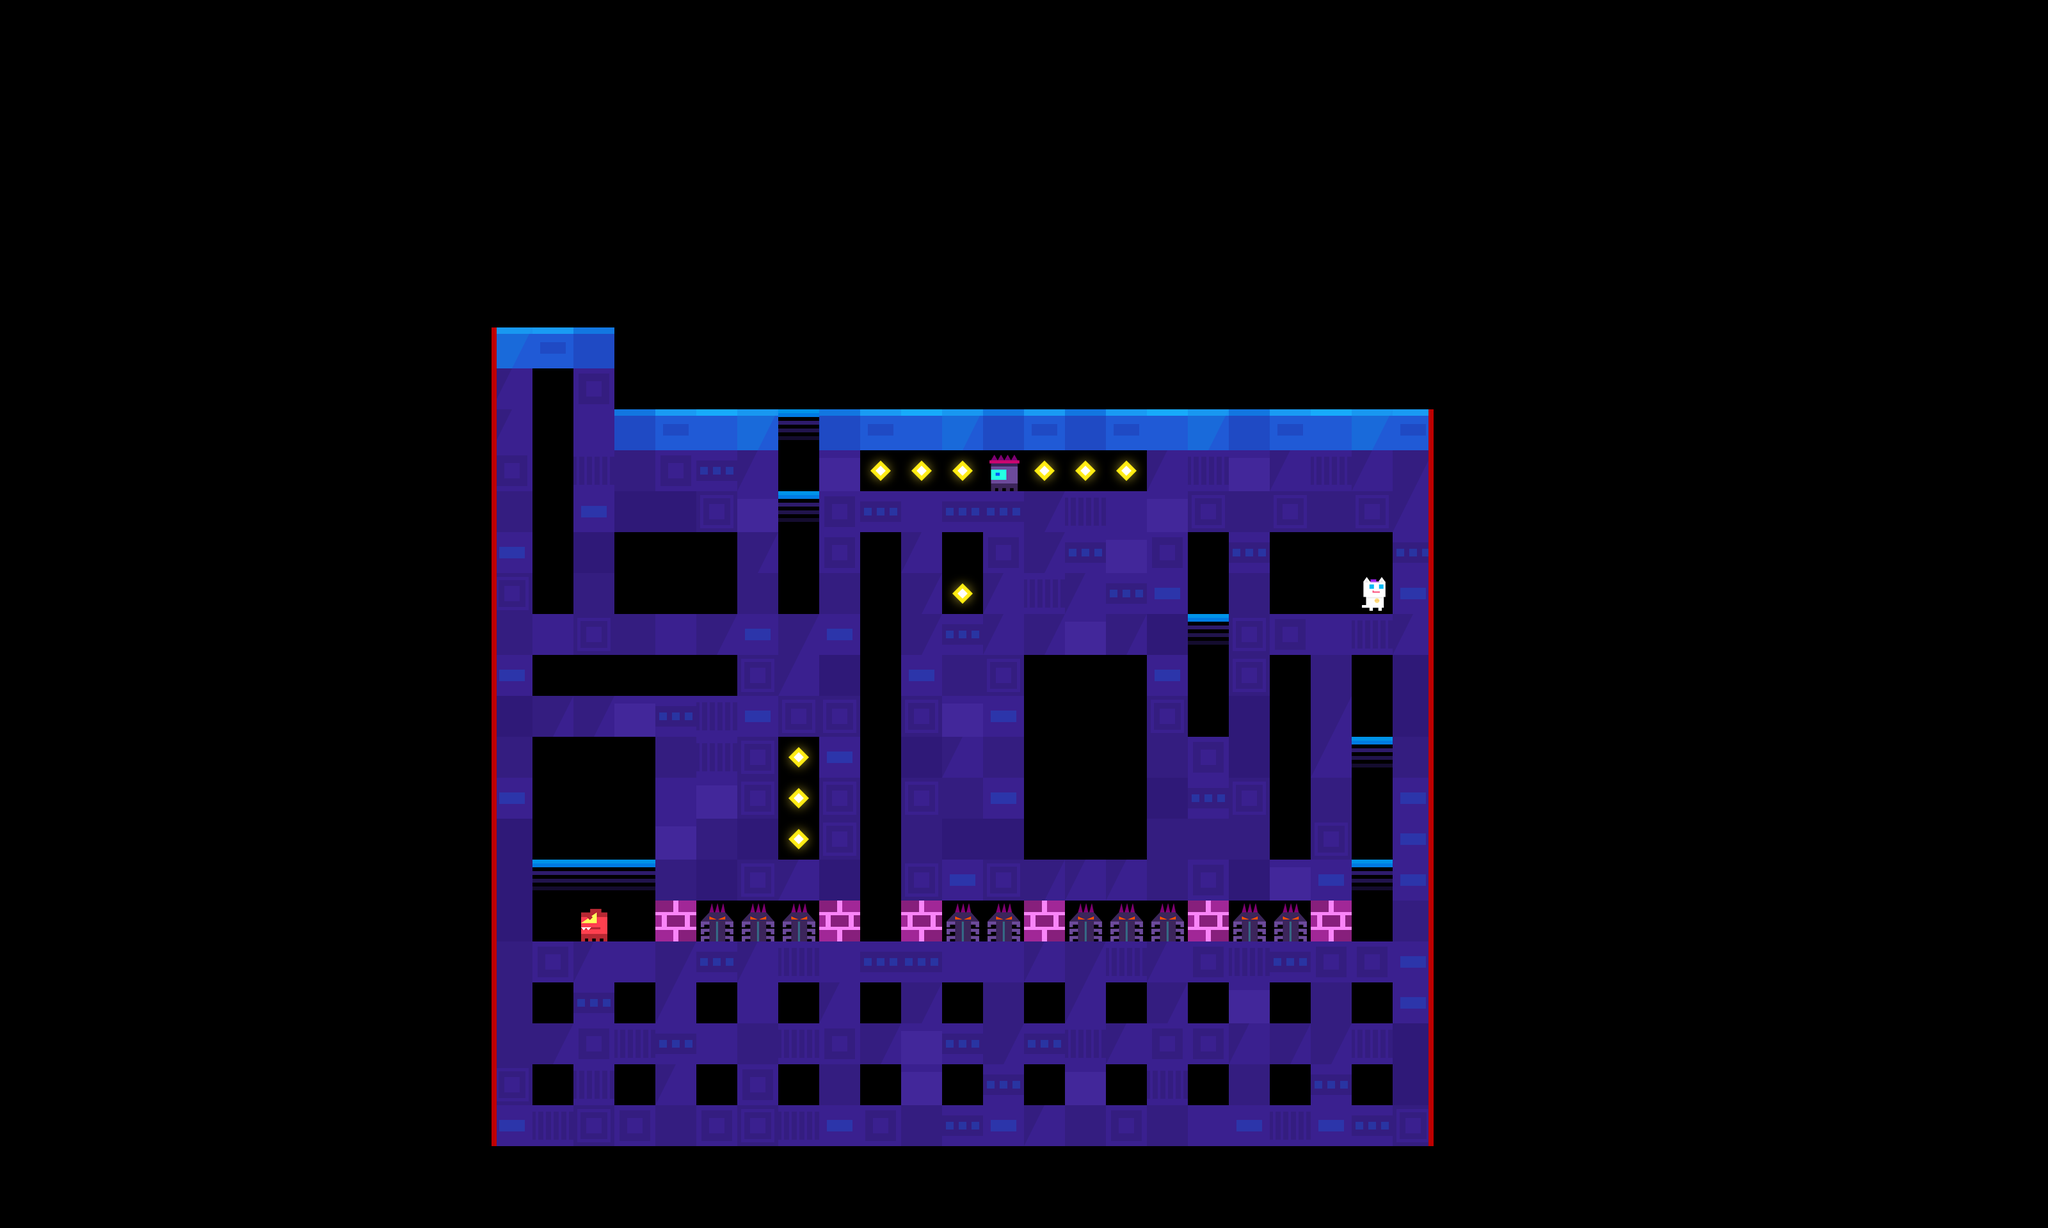

Rendered tile map (Tiled .tmx) drawn with the repository's tilesets; below, a short description and the map source with its tile grids summarised:
An orthogonal 50x30 tile map with 64x64 px tiles, 2 tile layers (main, dangerous) and 101 objects (42x CameraYFreeze, 42x DeadZone, 2x Event, player, npc, ...).

<map version="1.0" orientation="orthogonal" renderorder="right-down" width="50" height="30" tilewidth="64" tileheight="64" nextobjectid="2128">
 <properties>
  <property name="ArmorSlimeHawk" value="1" />
  <property name="SusliksHawk" value="10" />
  <property name="bg" value="lyBG8" />
  <property name="bgm" value="bgm_mini" />
  <property name="dogSlime" value="1" />
 </properties>
 <tileset firstgid="1" name="forest" tilewidth="70" tileheight="70">
  <tileoffset x="-3" y="3" />
  <image source="forest.png" width="700" height="980" />
 </tileset>
 <layer name="main" width="50" height="30">
  <data>[1500 cells, 323 non-empty, 24 distinct tile ids]</data>
 </layer>
 <objectgroup name="objConfig">
  <object id="2019" type="player" gid="120" x="1024" y="640" />
  <object id="2066" type="npc" gid="102" x="2112" y="960" />
 </objectgroup>
 <objectgroup name="triggerConfig">
  <object id="2040" name="coinList1" type="ShowCoins" gid="105" x="1472" y="960" />
  <object id="2041" type="CameraYFreeze" gid="103" x="2240" y="1600" />
  <object id="2042" type="DeadZone" gid="104" x="2240" y="1856" />
  <object id="2043" type="CameraYFreeze" gid="103" x="2304" y="1600" />
  <object id="2044" type="DeadZone" gid="104" x="2304" y="1856" />
  <object id="2045" type="CameraYFreeze" gid="103" x="2432" y="1600" />
  <object id="2046" type="CameraYFreeze" gid="103" x="2368" y="1600" />
  <object id="2047" type="DeadZone" gid="104" x="2432" y="1856" />
  <object id="2048" type="DeadZone" gid="104" x="2368" y="1856" />
  <object id="2049" type="CameraYFreeze" gid="103" x="2560" y="1600" />
  <object id="2050" type="CameraYFreeze" gid="103" x="2496" y="1600" />
  <object id="2051" type="DeadZone" gid="104" x="2560" y="1856" />
  <object id="2052" type="DeadZone" gid="104" x="2496" y="1856" />
  <object id="2053" type="CameraYFreeze" gid="103" x="640" y="1600" />
  <object id="2054" type="CameraYFreeze" gid="103" x="448" y="1600" />
  <object id="2055" type="CameraYFreeze" gid="103" x="384" y="1600" />
  <object id="2056" type="CameraYFreeze" gid="103" x="704" y="1600" />
  <object id="2057" type="CameraYFreeze" gid="103" x="576" y="1600" />
  <object id="2058" type="DeadZone" gid="104" x="448" y="1856" />
  <object id="2059" type="CameraYFreeze" gid="103" x="512" y="1600" />
  <object id="2060" type="DeadZone" gid="104" x="640" y="1856" />
  <object id="2061" type="DeadZone" gid="104" x="384" y="1856" />
  <object id="2062" type="DeadZone" gid="104" x="576" y="1856" />
  <object id="2063" type="DeadZone" gid="104" x="704" y="1856" />
  <object id="2064" type="DeadZone" gid="104" x="512" y="1856" />
  <object id="2065" name="Story1" type="Event" gid="101" x="1984" y="960" />
  <object id="2067" name="Story1" type="Event" gid="101" x="2048" y="960" />
  <object id="2068" type="DeadZone" gid="104" x="2304" y="960" />
  <object id="2069" type="DeadZone" gid="104" x="2560" y="960" />
  <object id="2070" type="DeadZone" gid="104" x="2240" y="960" />
  <object id="2071" type="CameraYFreeze" gid="103" x="2368" y="704" />
  <object id="2072" type="CameraYFreeze" gid="103" x="2304" y="704" />
  <object id="2073" type="CameraYFreeze" gid="103" x="2432" y="704" />
  <object id="2074" type="CameraYFreeze" gid="103" x="2560" y="704" />
  <object id="2075" type="DeadZone" gid="104" x="2496" y="960" />
  <object id="2076" type="DeadZone" gid="104" x="2368" y="960" />
  <object id="2077" type="DeadZone" gid="104" x="2432" y="960" />
  <object id="2078" type="CameraYFreeze" gid="103" x="2496" y="704" />
  <object id="2079" type="CameraYFreeze" gid="103" x="2240" y="704" />
  <object id="2080" type="DeadZone" gid="104" x="2816" y="1856" />
  <object id="2081" type="CameraYFreeze" gid="103" x="2624" y="1600" />
  <object id="2082" type="CameraYFreeze" gid="103" x="2688" y="1600" />
  <object id="2083" type="CameraYFreeze" gid="103" x="2816" y="1600" />
  <object id="2084" type="DeadZone" gid="104" x="2752" y="1856" />
  <object id="2085" type="DeadZone" gid="104" x="2624" y="1856" />
  <object id="2086" type="DeadZone" gid="104" x="2688" y="1856" />
  <object id="2087" type="CameraYFreeze" gid="103" x="2752" y="1600" />
  <object id="2088" type="DeadZone" gid="104" x="2816" y="960" />
  <object id="2089" type="DeadZone" gid="104" x="2752" y="960" />
  <object id="2090" type="DeadZone" gid="104" x="2688" y="960" />
  <object id="2091" type="CameraYFreeze" gid="103" x="2752" y="704" />
  <object id="2092" type="CameraYFreeze" gid="103" x="2624" y="704" />
  <object id="2093" type="CameraYFreeze" gid="103" x="2688" y="704" />
  <object id="2094" type="CameraYFreeze" gid="103" x="2816" y="704" />
  <object id="2095" type="DeadZone" gid="104" x="2624" y="960" />
  <object id="2096" type="DeadZone" gid="104" x="0" y="1856" />
  <object id="2097" type="DeadZone" gid="104" x="128" y="1856" />
  <object id="2098" type="DeadZone" gid="104" x="192" y="1856" />
  <object id="2099" type="CameraYFreeze" gid="103" x="320" y="1600" />
  <object id="2100" type="CameraYFreeze" gid="103" x="192" y="1600" />
  <object id="2101" type="DeadZone" gid="104" x="320" y="1856" />
  <object id="2102" type="DeadZone" gid="104" x="64" y="1856" />
  <object id="2103" type="CameraYFreeze" gid="103" x="128" y="1600" />
  <object id="2104" type="DeadZone" gid="104" x="256" y="1856" />
  <object id="2105" type="CameraYFreeze" gid="103" x="0" y="1600" />
  <object id="2106" type="CameraYFreeze" gid="103" x="64" y="1600" />
  <object id="2107" type="CameraYFreeze" gid="103" x="256" y="1600" />
  <object id="2108" type="CameraYFreeze" gid="103" x="2880" y="1600" />
  <object id="2109" type="DeadZone" gid="104" x="3136" y="960" />
  <object id="2110" type="CameraYFreeze" gid="103" x="2880" y="704" />
  <object id="2111" type="CameraYFreeze" gid="103" x="3008" y="704" />
  <object id="2112" type="DeadZone" gid="104" x="2944" y="960" />
  <object id="2113" type="DeadZone" gid="104" x="3072" y="960" />
  <object id="2114" type="DeadZone" gid="104" x="2880" y="960" />
  <object id="2115" type="CameraYFreeze" gid="103" x="3136" y="704" />
  <object id="2116" type="DeadZone" gid="104" x="2944" y="1856" />
  <object id="2117" type="CameraYFreeze" gid="103" x="3136" y="1600" />
  <object id="2118" type="DeadZone" gid="104" x="3136" y="1856" />
  <object id="2119" type="CameraYFreeze" gid="103" x="3072" y="1600" />
  <object id="2120" type="DeadZone" gid="104" x="3008" y="1856" />
  <object id="2121" type="DeadZone" gid="104" x="3072" y="1856" />
  <object id="2122" type="CameraYFreeze" gid="103" x="2944" y="704" />
  <object id="2123" type="CameraYFreeze" gid="103" x="3008" y="1600" />
  <object id="2124" type="CameraYFreeze" gid="103" x="2944" y="1600" />
  <object id="2125" type="DeadZone" gid="104" x="3008" y="960" />
  <object id="2126" type="DeadZone" gid="104" x="2880" y="1856" />
  <object id="2127" type="CameraYFreeze" gid="103" x="3072" y="704" />
 </objectgroup>
 <objectgroup name="coinList1">
  <object id="2028" gid="81" x="1728" y="1088" />
  <object id="2029" gid="81" x="1664" y="1088" />
  <object id="2030" gid="81" x="1600" y="1088" />
  <object id="2031" gid="81" x="1600" y="1152" />
  <object id="2032" gid="81" x="1600" y="1216" />
  <object id="2033" gid="81" x="1600" y="1280" />
  <object id="2034" gid="81" x="1600" y="1344" />
  <object id="2035" gid="81" x="1664" y="1344" />
  <object id="2036" gid="81" x="1728" y="1344" />
  <object id="2037" gid="81" x="1728" y="1280" />
  <object id="2038" gid="81" x="1728" y="1216" />
  <object id="2039" gid="81" x="1728" y="1152" />
 </objectgroup>
 <layer name="dangerous" width="50" height="30">
  <data>[1500 cells, 38 non-empty, 2 distinct tile ids]</data>
 </layer>
</map>
